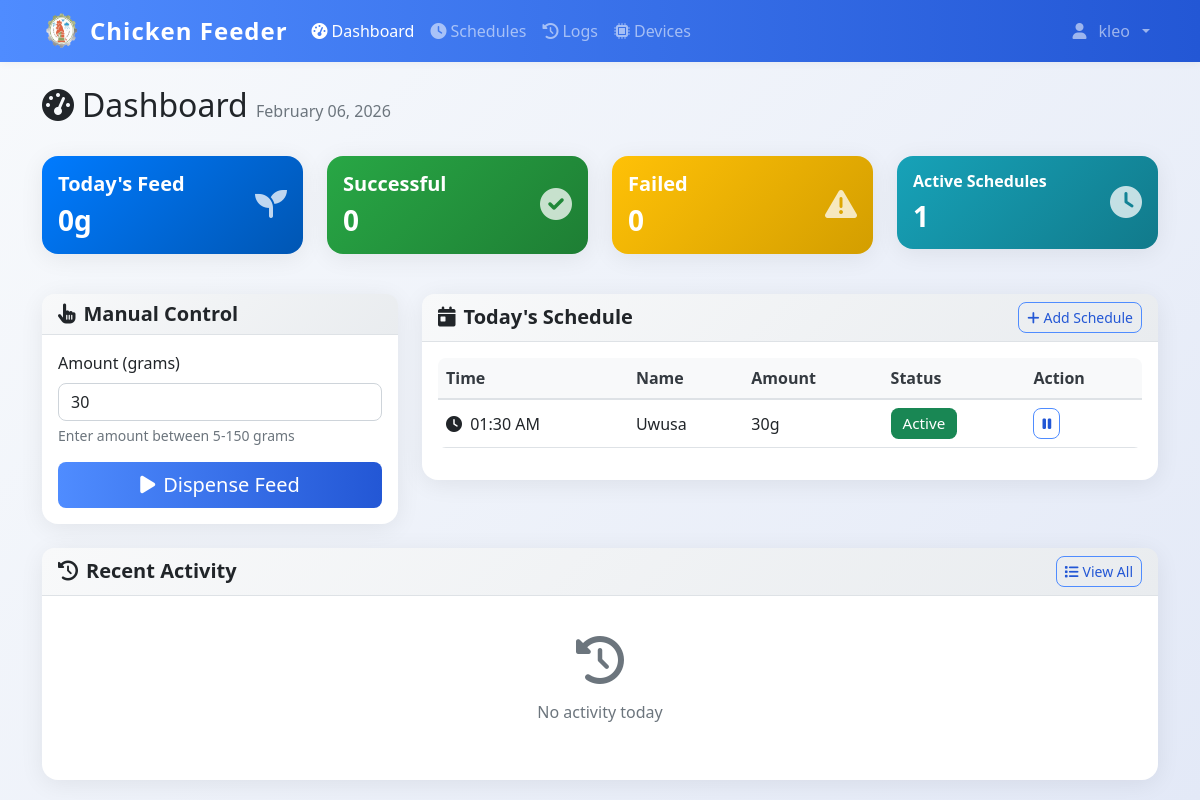
/dashboard (signed in), run on an earlier commit of the app's database.
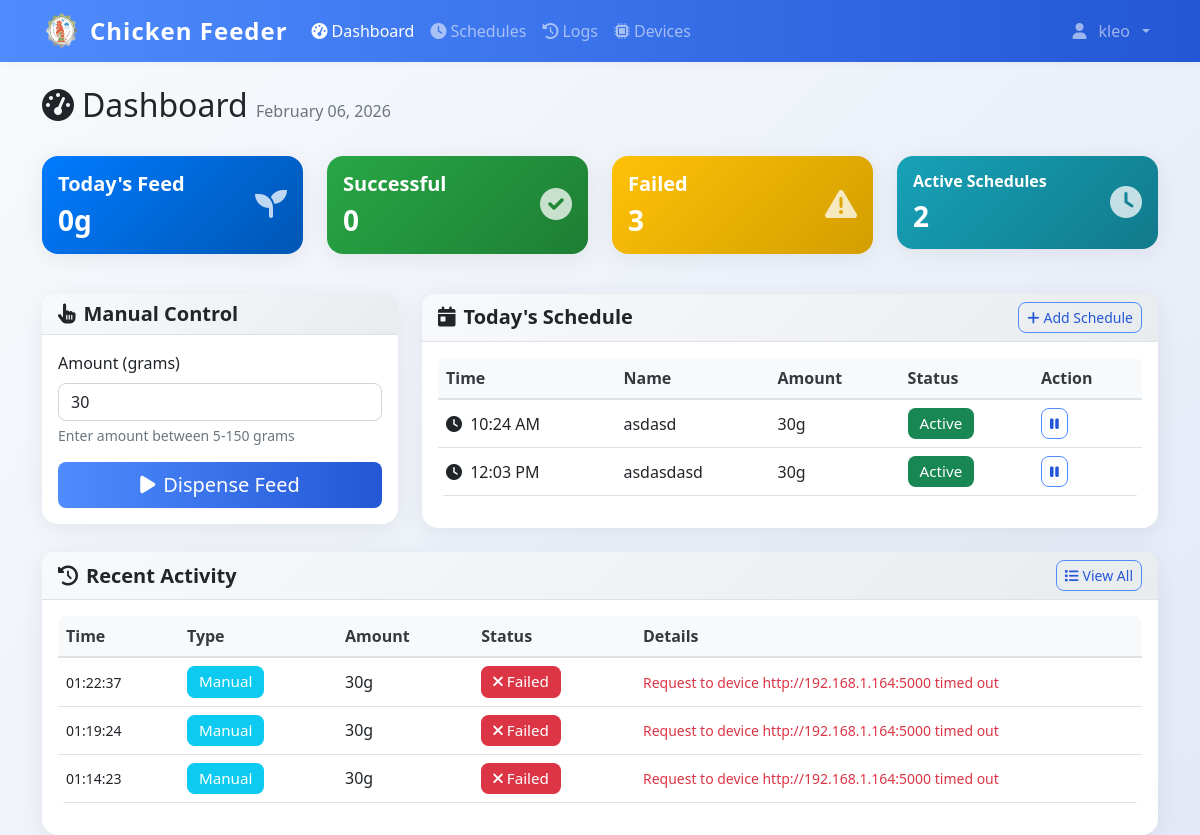
And on a later commit of the database.
### models.py (models this page shows)
class User(UserMixin, db.Model):
    id = db.Column(db.Integer, primary_key=True)
    username = db.Column(db.String(80), unique=True, nullable=False)
    email = db.Column(db.String(120), unique=True, nullable=False)
    password_hash = db.Column(db.String(120), nullable=False)
    iot_device_url = db.Column(db.String(255), nullable=True)  # e.g., 'http://192.168.1.100:5000' or 'pi_klei'
    is_admin = db.Column(db.Boolean, default=True)
    created_at = db.Column(db.DateTime, default=datetime.utcnow)

class FeedSchedule(db.Model):
    id = db.Column(db.Integer, primary_key=True)
    name = db.Column(db.String(100), nullable=False)
    feed_time = db.Column(db.Time, nullable=False)
    amount_grams = db.Column(db.Integer, nullable=False)
    is_active = db.Column(db.Boolean, default=True)
    created_by = db.Column(db.Integer, db.ForeignKey('user.id'), nullable=False)
    created_at = db.Column(db.DateTime, default=datetime.utcnow)
    user = db.relationship('User', backref=db.backref('schedules', lazy=True))

class DispenseLog(db.Model):
    id = db.Column(db.Integer, primary_key=True)
    timestamp = db.Column(db.DateTime, default=datetime.utcnow, nullable=False)
    amount_grams = db.Column(db.Integer, nullable=False)
    trigger_type = db.Column(db.String(20), nullable=False)
    schedule_id = db.Column(db.Integer, db.ForeignKey('feed_schedule.id'), nullable=True)
    status = db.Column(db.String(20), default='success')
    error_message = db.Column(db.Text, nullable=True)
    triggered_by = db.Column(db.Integer, db.ForeignKey('user.id'), nullable=True)
    schedule = db.relationship('FeedSchedule', backref=db.backref('dispense_logs', lazy=True))
    user = db.relationship('User', backref=db.backref('dispense_logs', lazy=True))

### app.py (the view)
@app.route('/dashboard', methods=['GET', 'POST'])
@login_required
def dashboard():
    today_schedules = FeedSchedule.query.filter_by(created_by=current_user.id, is_active=True).order_by(FeedSchedule.feed_time).all()
    today_start = datetime.now().replace(hour=0, minute=0, second=0, microsecond=0)
    today_logs = DispenseLog.query.filter(
        DispenseLog.timestamp >= today_start,
        DispenseLog.triggered_by == current_user.id
    ).order_by(DispenseLog.timestamp.desc()).all()
    total_today = sum(log.amount_grams for log in today_logs if log.status == 'success')
    return render_template('dashboard.html',
                         schedules=today_schedules,
                         logs=today_logs,
                         total_today=total_today)

### templates/dashboard.html (shortened to what this page needs)
{% extends "base.html" %}
{% block content %}
<div class="container mt-4">
    <div class="row mb-4">
    <div class="col">
        <h1 class="h2">
            <i class="fas fa-tachometer-alt me-2"></i>Dashboard
            <span class="text-muted fs-6">{{ datetime.now().strftime('%B %d, %Y') }}</span>
        </h1>
    </div>
</div>
<div class="row mb-4">
    <div class="col-md-3 mb-3">
        <div class="card bg-primary text-white">
            <div class="card-body">
                <div class="d-flex justify-content-between">
                    <div>
                        <h5 class="card-title">Today's Feed</h5>
                        <h3 class="mb-0" id="total-today">{{ total_today }}g</h3>
                    </div>
                    <div class="align-self-center">
                        <i class="fas fa-seedling fa-2x opacity-75"></i>
                    </div>
                </div>
            </div>
        </div>
    </div>
    <div class="col-md-3 mb-3">
        <div class="card bg-success text-white">
            <div class="card-body">
                <div class="d-flex justify-content-between">
                    <div>
                        <h5 class="card-title">Successful</h5>
                        <h3 class="mb-0" id="successful-today">{{ logs|selectattr('status', 'equalto', 'success')|list|length }}</h3>
                    </div>
                    <div class="align-self-center">
                        <i class="fas fa-check-circle fa-2x opacity-75"></i>
                    </div>
                </div>
            </div>
        </div>
    </div>
    <div class="col-md-3 mb-3">
        <div class="card bg-warning text-white">
            <div class="card-body">
                <div class="d-flex justify-content-between">
                    <div>
                        <h5 class="card-title">Failed</h5>
                        <h3 class="mb-0" id="failed-today">{{ logs|selectattr('status', 'equalto', 'failure')|list|length }}</h3>
                    </div>
                    <div class="align-self-center">
                        <i class="fas fa-exclamation-triangle fa-2x opacity-75"></i>
                    </div>
                </div>
            </div>
        </div>
    </div>
    <div class="col-md-3 mb-3">
        <div class="card bg-info text-white">
            <div class="card-body">
                <div class="d-flex justify-content-between">
                    <div>
                        <h5 class="card-title fs-6">Active Schedules</h5>
                        <h3 class="mb-0">{{ schedules|selectattr('is_active')|list|length }}</h3>
                    </div>
                    <div class="align-self-center">
                        <i class="fas fa-clock fa-2x opacity-75"></i>
                    </div>
                </div>
            </div>
        </div>
    </div>
</div>
<div class="row">
    <div class="col-lg-4 mb-4">
        <div class="card">
            <div class="card-header">
                <h5 class="card-title mb-0">
                    <i class="fas fa-hand-pointer me-2"></i>Manual Control
                </h5>
            </div>
            <div class="card-body">
                <form id="manual-dispense-form">
                    <div class="mb-3">
                        <label for="amount" class="form-label">Amount (grams)</label>
                        <input type="number" class="form-control" id="amount" min="5" max="150" value="30" required>
                        <div class="form-text">Enter amount between 5-150 grams</div>
                    </div>
                    <div class="d-grid">
                        <button type="submit" class="btn btn-primary btn-lg" id="dispense-btn">
                            <i class="fas fa-play me-2"></i>Dispense Feed
                        </button>
                    </div>
                </form>
            </div>
        </div>
    </div>
    <div class="col-lg-8 mb-4">
        <div class="card">
            <div class="card-header d-flex justify-content-between align-items-center">
                <h5 class="card-title mb-0">
                    <i class="fas fa-calendar-day me-2"></i>Today's Schedule
                </h5>
                <a href="{{ url_for('schedules') }}" class="btn btn-outline-primary btn-sm">
                    <i class="fas fa-plus me-1"></i>Add Schedule
                </a>
            </div>
            <div class="card-body">
                {% if schedules %}
                <div class="table-responsive">
                    <table class="table table-hover">
                        <thead>
                            <tr>
                                <th>Time</th>
                                <th>Name</th>
                                <th>Amount</th>
                                <th>Status</th>
                                <th>Action</th>
                            </tr>
                        </thead>
                        <tbody>
                            {% for schedule in schedules %}
                            <tr>
                                <td>
                                    <i class="fas fa-clock me-1"></i>
                                    {{ schedule.feed_time.strftime('%I:%M %p') }}
                                </td>
                                <td>{{ schedule.name }}</td>
                                <td>{{ schedule.amount_grams }}g</td>
                                <td>
                                    {% if schedule.is_active %}
                                        <span class="badge bg-success">Active</span>
                                    {% else %}
                                        <span class="badge bg-secondary">Inactive</span>
                                    {% endif %}
                                </td>
                                <td>
                                    <button class="btn btn-sm btn-outline-primary"
                                            onclick="toggleSchedule({{ schedule.id }})">
                                        {% if schedule.is_active %}
                                            <i class="fas fa-pause"></i>
                                        {% else %}
                                            <i class="fas fa-play"></i>
                                        {% endif %}
                                    </button>
                                </td>
                            </tr>
                            {% endfor %}
                        </tbody>
                    </table>
                </div>
                {% endif %}
            </div>
        </div>
    </div>
</div>
<div class="row">
    <div class="col-12">
        <div class="card">
            <div class="card-header d-flex justify-content-between align-items-center">
                <h5 class="card-title mb-0">
                    <i class="fas fa-history me-2"></i>Recent Activity
                </h5>
                <a href="{{ url_for('logs') }}" class="btn btn-outline-primary btn-sm">
                    <i class="fas fa-list me-1"></i>View All
                </a>
            </div>
            <div class="card-body">
                {% if logs %}
                <div class="table-responsive">
                    <table class="table table-hover">
                        <thead>
                            <tr>
                                <th>Time</th>
                                <th>Type</th>
                                <th>Amount</th>
                                <th>Status</th>
                                <th>Details</th>
                            </tr>
                        </thead>
                        <tbody>
                            {% for log in logs[:10] %}
                            <tr>
                                <td>
                                    <small>{{ log.timestamp.strftime('%H:%M:%S') }}</small>
                                </td>
                                <td>
                                    {% if log.trigger_type == 'manual' %}
                                        <span class="badge bg-info">Manual</span>
                                    {% else %}
                                        <span class="badge bg-primary">Scheduled</span>
                                    {% endif %}
                                </td>
                                <td>{{ log.amount_grams }}g</td>
                                <td>
                                    {% if log.status == 'success' %}
                                        <span class="badge bg-success">
                                            <i class="fas fa-check me-1"></i>Success
                                        </span>
                                    {% else %}
                                        <span class="badge bg-danger">
                                            <i class="fas fa-times me-1"></i>Failed
                                        </span>
                                    {% endif %}
                                </td>
                                <td style="max-width: 300px;">
                                    {% if log.schedule %}
                                        {{ log.schedule.name }}
                                    {% elif log.error_message %}
                                        <small class="text-danger" title="{{ log.error_message }}" style="cursor: help;">
                                            {{ log.error_message[:100] }}{% if log.error_message|length > 100 %}...{% endif %}
                                        </small>
                                    {% else %}
                                        -
                                    {% endif %}
                                </td>
                            </tr>
                            {% endfor %}
                        </tbody>
                    </table>
                </div>
                {% else %}
                <div class="text-center text-muted py-4">
                    <i class="fas fa-history fa-3x mb-3"></i>
                    <p>No activity today</p>
                </div>
                {% endif %}
            </div>
        </div>
    </div>
</div>
</div>
{% endblock %}

### templates/base.html (shortened to what this page needs)
<!DOCTYPE html>
<html lang="en">
<head>
    <link href="https://cdn.jsdelivr.net/npm/bootstrap@5.1.3/dist/css/bootstrap.min.css" rel="stylesheet">
    <link href="https://cdnjs.cloudflare.com/ajax/libs/font-awesome/6.0.0/css/all.min.css" rel="stylesheet">
    <link href="{{ url_for('static', filename='css/style.css') }}" rel="stylesheet">
</head>
<body>
    {% if current_user.is_authenticated %}
    <nav class="navbar navbar-expand-lg navbar-dark bg-primary">
        <div class="container">
            <div class="d-flex align-items-center gap-2">
                <img src="{{ url_for('static', filename='img/chicken-logo.png') }}" alt="Logo" style="width:40px;height:40px;" >
                <a class="navbar-brand" href="{{ url_for('dashboard') }}">
                   Chicken Feeder
                </a>
            </div>
            <div class="collapse navbar-collapse" id="navbarNav">
                <ul class="navbar-nav me-auto">
                    <li class="nav-item">
                        <a class="nav-link {% if request.endpoint == 'dashboard' %}active{% endif %}"
                           href="{{ url_for('dashboard') }}">
                            <i class="fas fa-tachometer-alt me-1"></i>Dashboard
                        </a>
                    </li>
                    <li class="nav-item">
                        <a class="nav-link {% if request.endpoint in ['schedules', 'add_schedule'] %}active{% endif %}"
                           href="{{ url_for('schedules') }}">
                            <i class="fas fa-clock me-1"></i>Schedules
                        </a>
                    </li>
                    <li class="nav-item">
                        <a class="nav-link {% if request.endpoint == 'logs' %}active{% endif %}"
                           href="{{ url_for('logs') }}">
                            <i class="fas fa-history me-1"></i>Logs
                        </a>
                    </li>
                    <li class="nav-item">
                        <a class="nav-link {% if request.endpoint in ['devices', 'add_device'] %}active{% endif %}"
                           href="{{ url_for('devices') }}">
                            <i class="fas fa-microchip me-1"></i>Devices
                        </a>
                    </li>
                </ul>
                <ul class="navbar-nav">
                    <li class="nav-item dropdown">
                        <a class="nav-link dropdown-toggle d-flex align-items-center gap-2" href="#" id="navbarDropdown" role="button"
                           data-bs-toggle="dropdown" aria-expanded="false">
                            <i class="fas fa-user me-1 "></i>{{ current_user.username }}
                        </a>
                    </li>
                </ul>
            </div>
        </div>
    </nav>
    {% endif %}
    <main class="container-fluid align-items-center">
        {% block content %}{% endblock %}
    </main>
</body>
</html>

What changed in the data, as far as the page shows it:
removed FeedSchedule: feed_time "01:30 AM", name "Uwusa", amount_grams "30", is_active "Active"
added FeedSchedule: feed_time "10:24 AM", name "asdasd", amount_grams "30", is_active "Active"
added FeedSchedule: feed_time "12:03 PM", name "asdasdasd", amount_grams "30", is_active "Active"
added DispenseLog: timestamp "01:22:37", trigger_type "Manual", amount_grams "30", status "failure" (drawn), error_message "Request to device http://192.168.1.164:5000 timed out"
added DispenseLog: timestamp "01:19:24", trigger_type "Manual", amount_grams "30", status "failure" (drawn), error_message "Request to device http://192.168.1.164:5000 timed out"
added DispenseLog: timestamp "01:14:23", trigger_type "Manual", amount_grams "30", status "failure" (drawn), error_message "Request to device http://192.168.1.164:5000 timed out"
Also different on the page:
{{ logs|selectattr('status', 'equalto', 'failure')|list|length }}: "0" → "3"
{{ schedules|selectattr('is_active')|list|length }}: "1" → "2"
text no longer shown: "No activity today"
text now shown: "Time Type Amount Status Details"
